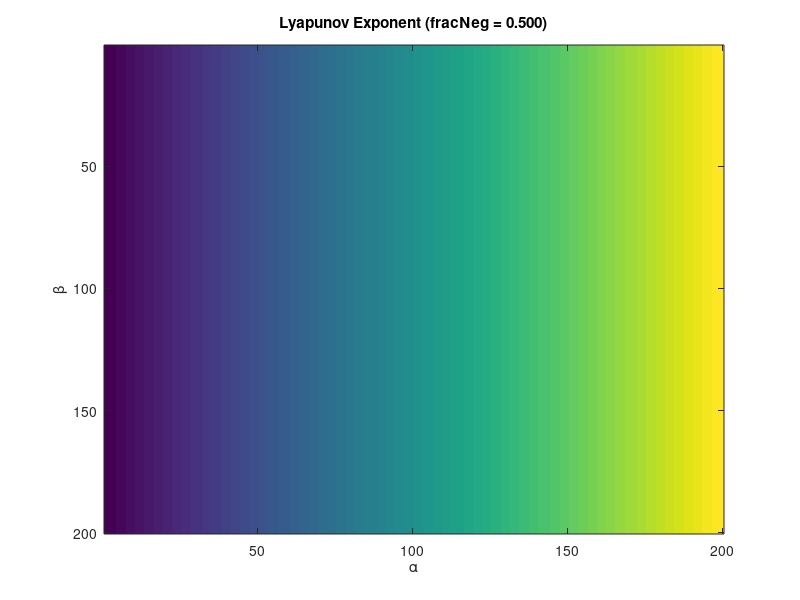

Source code (MATLAB): (Note: this script raises an error after producing the figure.)
%% MSF landscape for non-delayed Stuart-Landau oscillators
% This code calculates the maximum Lyapunov exponent corresponding to
% complex eigenvalues of the Laplacian matrix that couples the system and
% plots a colormap where blue represents the negative (stable) Lyapunov 
% exponents and red the posive ones (unstable)

% clear all; close all; clc;

%% Parameters
lambda = 0.1;
omega = -0.28;
gamma = -4.42;
K = 0.3;

%% Fixed point
r0 = sqrt(lambda);
Omega0 = omega - gamma*lambda;

%% Matrices 
P = [-2*lambda 0;
    -2*gamma*lambda 0];
DH = eye(2);

re_range = 10;
im_range = 10;
m = 200;
alpha = linspace(-re_range,re_range,m);
beta = linspace(-im_range,im_range,m);

for ii = 1:m
    ii
    for jj = 1:m
        J = P + (alpha(ii) + 1i*beta(jj))*DH;
        evals = eig(J);
        % Remove eigenvalues close to zero
        tol = 1e-6;
        evals(abs(evals) < tol) = [];
        mtle(jj,ii) = max(real(evals));
    end
end

fraction_negatives = sum(mtle(:) < 0) / numel(mtle);
disp(fraction_negatives);
filename = "filename.mat";
save(filename)

%%
figure();

imagesc(mtle(end:-1:1, 1:end)) % Flip vertically and exclude extra column
xlabel('\alpha')
ylabel('\beta')
% Compose the title with variables
title(sprintf('Lyapunov Exponent (fracNeg = %.3f)', fraction_negatives));


% Apply colormap and colorbar
colormap(bluewhitered);
